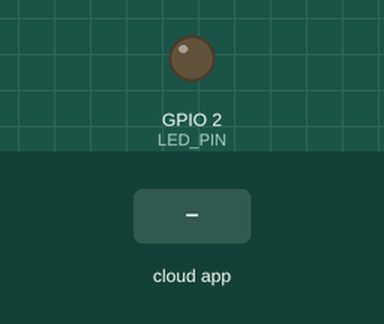
Recording of a sketch running on a simulated ESP32. On the bench: output pins drawn as LEDs (lit = HIGH). The test bench sets the inputs (shaded band). WiFi joins after 1.5 s; servers stay silent unless stated; no MQTT or app messages arrive unless stated; what the sketch prints to the serial monitor is not drawn.

Above: at 2.7 s.
2.8 s: the phone or cloud app sets feedname to ON
At 3.1 s:
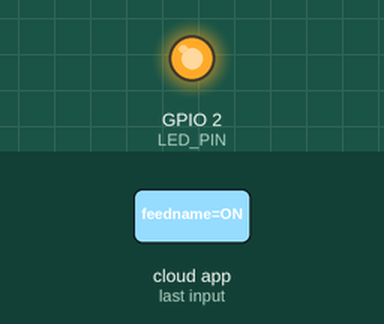
Timing chart, 0 to 5.8 s (numbered marks = the images above; inputs shaded):
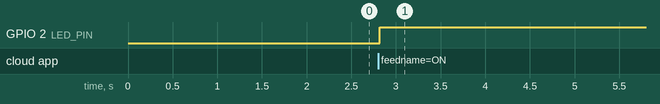

The sketch:

IoTLeD.ino
```cpp
#include <WiFi.h>
#include <WiFiClientSecure.h>
#include "Adafruit_MQTT.h"
#include "Adafruit_MQTT_Client.h"

// WiFi
#define WIFI_SSID ""
#define WIFI_PASS ""

// Adafruit IO
#define AIO_SERVER      ""
#define AIO_SERVERPORT  8883
#define AIO_USERNAME    ""
#define AIO_KEY         "My key"

// LED pin
#define LED_PIN 2
WiFiClientSecure client;

// MQTT
Adafruit_MQTT_Client mqtt(&client, AIO_SERVER, AIO_SERVERPORT, AIO_USERNAME, AIO_KEY);

// ⚠️ FIXED: feed name MUST be lowercase if created that way
Adafruit_MQTT_Subscribe ledFeed = Adafruit_MQTT_Subscribe(&mqtt, AIO_USERNAME "/feeds/feedname");

void MQTT_connect() {
  int8_t ret;

  if (mqtt.connected()) return;

  Serial.print("Connecting to MQTT... ");

  uint8_t retries = 3;

  while ((ret = mqtt.connect()) != 0) {

    Serial.println(mqtt.connectErrorString(ret));
    Serial.println("Retrying in 2 seconds...");

    mqtt.disconnect();
    delay(2000);

    retries--;
    if (retries == 0) {
      Serial.println("MQTT FAILED ❌");
      return;
    }
  }

  Serial.println("MQTT Connected! ✅");
}

void setup() {
  Serial.begin(115200);

  pinMode(LED_PIN, OUTPUT);
  digitalWrite(LED_PIN, LOW);

  // 🔥 VERY IMPORTANT FOR SSL
  client.setInsecure();

  Serial.print("Connecting to WiFi");
  WiFi.begin(WIFI_SSID, WIFI_PASS);

  while (WiFi.status() != WL_CONNECTED) {
    delay(500);
    Serial.print(".");
  }

  Serial.println("\nWiFi Connected ✅");

  mqtt.subscribe(&ledFeed);
}

void loop() {

  MQTT_connect();

  mqtt.processPackets(500);
  mqtt.ping();

 Adafruit_MQTT_Subscribe *subscription;

while ((subscription = mqtt.readSubscription(1000))) {

  if (subscription == &ledFeed) {

    // 🔥 FIX: properly read and clean the value
    String value = String((char*)ledFeed.lastread);
    value.trim();          // remove spaces, \n, \r
    value.toUpperCase();   // normalize

    Serial.print("Received: [");
    Serial.print(value);
    Serial.println("]");

    if (value == "ON") {
      digitalWrite(LED_PIN, HIGH);
      Serial.println("LED STATUS: ON 🔆");
    }
    else if (value == "OFF") {
      digitalWrite(LED_PIN, LOW);
      Serial.println("LED STATUS: OFF ⚫");
    }
    else {
      Serial.println("Unknown command");
    }
  }
}}
```

Measured:
- after the input at 2.8 s, GPIO 2 (LED_PIN): LOW → HIGH at once
